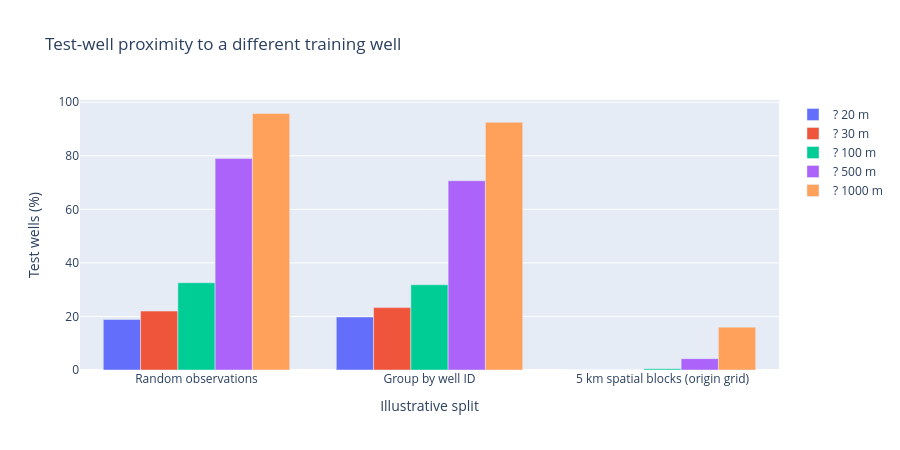

Notebook code for this chart:
### Markdown cell above
## 5. Illustrative train/test proximity checks

With a fixed seed, the notebook compares a random observation split, a split grouped by well ID, and a split holding out complete 5 km grid cells. It reports well overlap, row and well counts, nearest training-well distances, proximity thresholds, and year coverage. No model is fitted and no split is recommended. Random row splits can put the same repeatedly sampled well in both sets; grouping prevents that, while nearby different wells can still cross the split. Block edges can also remain close.

### Code cell
RANDOM_SEED = 42
TEST_FRACTION = 0.20
PROXIMITY_THRESHOLDS_M = [20, 30, 100, 500, 1_000]
row_index = np.arange(len(observations))
random_train_rows, random_test_rows = train_test_split(
    row_index, test_size=TEST_FRACTION, random_state=RANDOM_SEED, shuffle=True
)
group_splitter = GroupShuffleSplit(n_splits=1, test_size=TEST_FRACTION, random_state=RANDOM_SEED)
group_train_rows, group_test_rows = next(group_splitter.split(
    row_index, groups=observations["gm_well_id"]
))

site_frame = well_sites[["gm_well_id", "geometry"]].copy().reset_index(drop=True)

def block_partition(site_data, block_size_m, offset_fraction=0.0, seed=RANDOM_SEED):
    xy = np.column_stack([site_data.geometry.x, site_data.geometry.y])
    offset = block_size_m * offset_fraction
    block_x = np.floor((xy[:, 0] - offset) / block_size_m).astype(int)
    block_y = np.floor((xy[:, 1] - offset) / block_size_m).astype(int)
    block_id = pd.Series([f"{x}:{y}" for x, y in zip(block_x, block_y)], index=site_data.index)
    split = GroupShuffleSplit(n_splits=1, test_size=TEST_FRACTION, random_state=seed)
    train_i, test_i = next(split.split(site_data, groups=block_id))
    return site_data.iloc[train_i].gm_well_id.tolist(), site_data.iloc[test_i].gm_well_id.tolist(), block_id

def diagnose_split(name, train_rows, test_rows, train_site_ids=None, test_site_ids=None, block_ids=None):
    train_rows = np.asarray(train_rows, dtype=int)
    test_rows = np.asarray(test_rows, dtype=int)
    if train_site_ids is None:
        train_site_ids = observations.iloc[train_rows].gm_well_id.unique().tolist()
        test_site_ids = observations.iloc[test_rows].gm_well_id.unique().tolist()
    train_set, test_set = set(train_site_ids), set(test_site_ids)
    train_points = site_frame[site_frame.gm_well_id.isin(train_set)].reset_index(drop=True)
    test_points = site_frame[site_frame.gm_well_id.isin(test_set)].reset_index(drop=True)
    xy_train = np.column_stack([train_points.geometry.x, train_points.geometry.y])
    xy_test = np.column_stack([test_points.geometry.x, test_points.geometry.y])
    tree = cKDTree(xy_train)
    k = min(2, len(train_points))
    dist, idx = tree.query(xy_test, k=k)
    if k == 1:
        dist = np.asarray(dist).reshape(-1, 1)
        idx = np.asarray(idx).reshape(-1, 1)
    nearest_different = []
    for row, test_id in enumerate(test_points.gm_well_id):
        candidates = [(float(dist[row, j]), train_points.gm_well_id.iloc[int(idx[row, j])]) for j in range(k)]
        different = [value for value, train_id in candidates if train_id != test_id]
        nearest_different.append(min(different) if different else np.nan)
    nearest_different = np.asarray(nearest_different, dtype=float)
    train_obs = observations.iloc[train_rows]
    test_obs = observations.iloc[test_rows]
    years_train = sorted(train_obs.gm_samp_collection_date.dt.year.unique())
    years_test = sorted(test_obs.gm_samp_collection_date.dt.year.unique())
    result = {
        "strategy": name,
        "train_observations": len(train_rows), "test_observations": len(test_rows),
        "train_wells": len(train_set), "test_wells": len(test_set),
        "well_ID_overlap": len(train_set & test_set),
        "min_distance_different_wells_m": float(np.nanmin(nearest_different)),
        "median_nearest_training_well_m": float(np.nanmedian(nearest_different)),
        "train_years": f"{years_train[0]}?{years_train[-1]} ({len(years_train)})",
        "test_years": f"{years_test[0]}?{years_test[-1]} ({len(years_test)})",
    }
    for threshold in PROXIMITY_THRESHOLDS_M:
        result[f"test_wells_with_train_within_{threshold}m_pct"] = 100 * np.mean(nearest_different <= threshold)
    if block_ids is not None:
        result["train_blocks"] = block_ids.loc[site_frame.gm_well_id.isin(train_set)].nunique()
        result["test_blocks"] = block_ids.loc[site_frame.gm_well_id.isin(test_set)].nunique()
    return result

random_metrics = diagnose_split("Random observations", random_train_rows, random_test_rows)
group_metrics = diagnose_split("Group by well ID", group_train_rows, group_test_rows)
block_train_ids, block_test_ids, block_ids_5km = block_partition(site_frame, 5_000)
block_train_rows = np.flatnonzero(observations.gm_well_id.isin(block_train_ids).to_numpy())
block_test_rows = np.flatnonzero(observations.gm_well_id.isin(block_test_ids).to_numpy())
block_metrics = diagnose_split("5 km spatial blocks (origin grid)", block_train_rows, block_test_rows, block_train_ids, block_test_ids, block_ids_5km)
split_diagnostics = pd.DataFrame([random_metrics, group_metrics, block_metrics])
display(split_diagnostics.round(2))


fig = go.Figure()
for threshold in PROXIMITY_THRESHOLDS_M:
    col = f"test_wells_with_train_within_{threshold}m_pct"
    fig.add_trace(go.Bar(x=split_diagnostics["strategy"], y=split_diagnostics[col], name=f"? {threshold} m"))
fig.update_layout(barmode="group", height=450, title="Test-well proximity to a different training well", yaxis_title="Test wells (%)", xaxis_title="Illustrative split")
display(fig)

### Figure 1 — Plotly figure (JSON) as saved in the notebook; plotly's stock layout.template omitted (floating-point values rounded to 4 significant figures)
{"data": [{"name": "? 20 m", "type": "bar", "x": ["Random observations", "Group by well ID", "5 km spatial blocks (origin grid)"], "y": [18.87, 19.8, 0.0]}, {"name": "? 30 m", "type": "bar", "x": ["Random observations", "Group by well ID", "5 km spatial blocks (origin grid)"], "y": [22.0, 23.31, 0.0]}, {"name": "? 100 m", "type": "bar", "x": ["Random observations", "Group by well ID", "5 km spatial blocks (origin grid)"], "y": [32.57, 31.83, 0.4706]}, {"name": "? 500 m", "type": "bar", "x": ["Random observations", "Group by well ID", "5 km spatial blocks (origin grid)"], "y": [78.97, 70.68, 4.235]}, {"name": "? 1000 m", "type": "bar", "x": ["Random observations", "Group by well ID", "5 km spatial blocks (origin grid)"], "y": [95.79, 92.48, 16.0]}], "layout": {"barmode": "group", "height": 450, "title": {"text": "Test-well proximity to a different training well"}, "xaxis": {"title": {"text": "Illustrative split"}}, "yaxis": {"title": {"text": "Test wells (%)"}}}}
